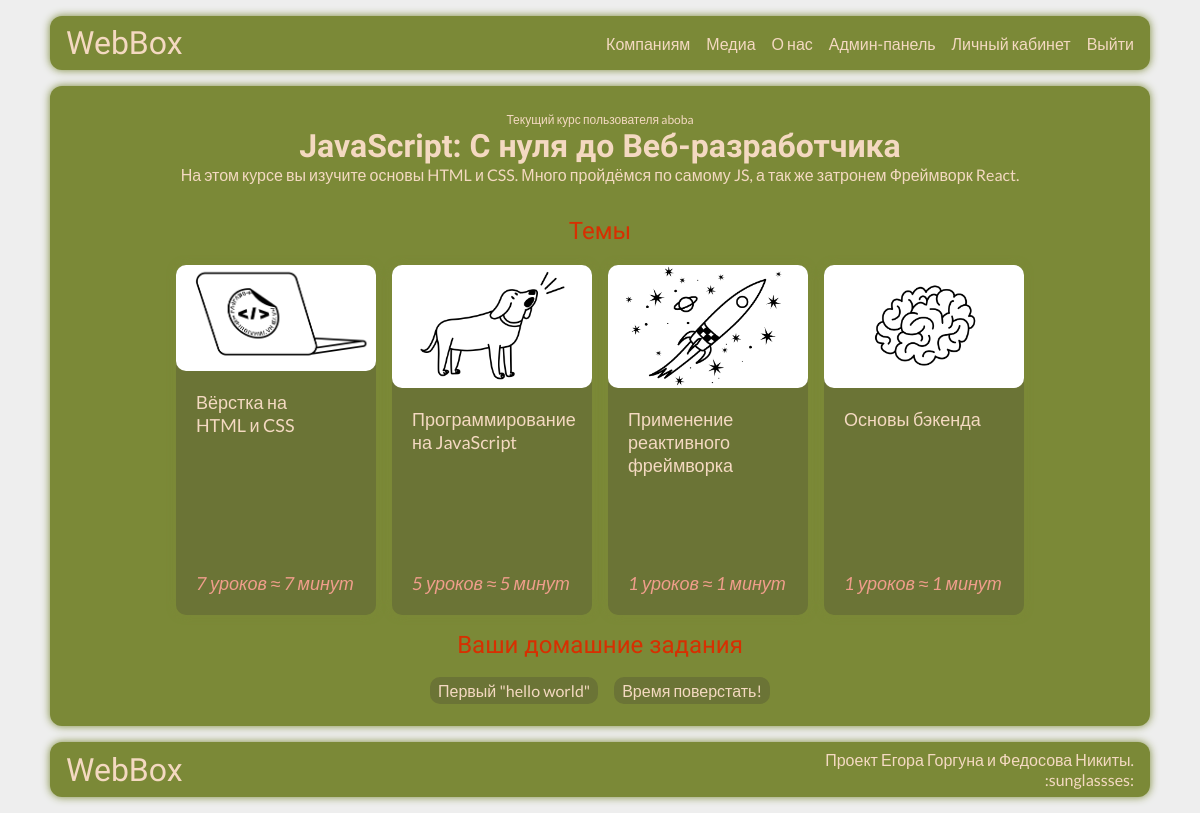
/u/ (signed in), run on an earlier commit of the app's database.
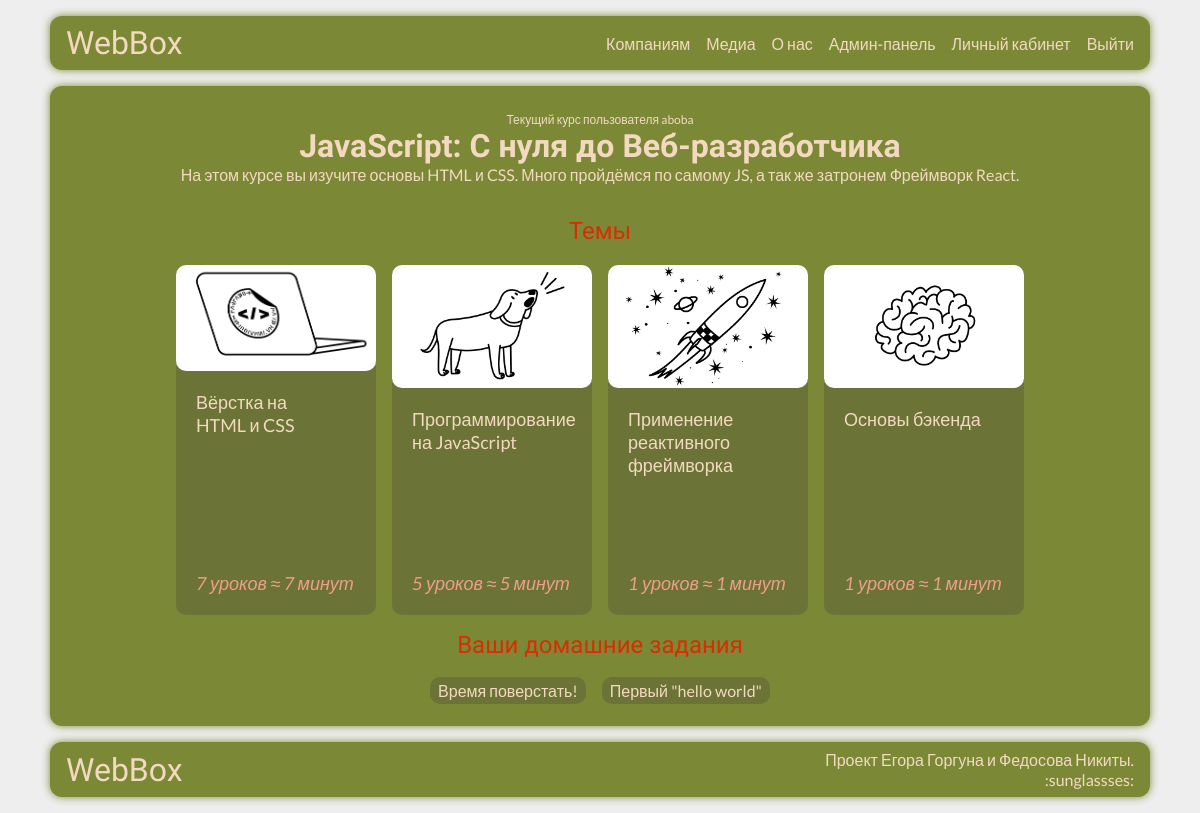
And on a later commit of the database.
### lessions/models.py (models this page shows, shortened)
class Theme(models.Model):
    name = models.CharField(max_length=255)
    lessions = models.ManyToManyField(Lession)
    short_name = models.CharField(max_length=20, default="none", verbose_name="Сокращенное название темы")
    cid = models.IntegerField(verbose_name="CID курса", help_text="значение устанавливает порядок в списке", default=0)
    image = models.ImageField(upload_to='base/img/themes/%Y/%m/%d', blank=True, null=True, verbose_name="Изображение темы")
    class Meta:
        verbose_name = 'Тема'
        verbose_name_plural = 'Темы'

### cabinet/models.py (models this page shows, shortened)
class Homework(models.Model):
    name = models.CharField(max_length=255, verbose_name="Название домашнего задания")
    file = models.CharField(max_length=255, verbose_name="Файл домашнего задания")
    points = models.IntegerField(verbose_name="Количество баллов")
    cid = models.IntegerField(verbose_name="CID дз", default=0,)
    class Meta:
        verbose_name = 'Домашнее задание'
        verbose_name_plural = 'Домашние задания'

### cabinet/views.py (the view)
# urls.py: path('', views.cabinet, name='index'),
@login_required(login_url='/a')
def cabinet(request):
    themes = Course.objects.all().filter(short_name=request.user.usercourses.course.short_name)[0].themes.all().order_by('cid')
    lens = [len(theme.lessions.all()) for theme in themes]
    homeworks = Course.objects.all().filter(short_name=request.user.usercourses.course.short_name)[0].homeworks.all().order_by('cid')
    return render(request, 'cabinet/cabinet.html', {'themes': zip(themes, lens), 'homeworks': homeworks})

### main/templates/cabinet/cabinet.html (shortened to what this page needs)
{% load static %}
{% load django_template_maths %}
<!DOCTYPE html>
<html>
<head>
    <link href="{% static "webbox/css/index.css" %}" rel="stylesheet">
</head>
<body>
    <div class="wrapper">
        <header class="header">
            <div class="header__logo">
                <p><a href="/">WebBox</a></p>
            </div>
            <div class="header__nav menu">
                    <ul class="menu-list">
                        <li class=""><a href="/#forcomp" class="menu-item">Компаниям</a></li>
                        <li class=""><a href="/#media" class="menu-item">Медиа</a></li>
                        <li class=""><a href="/#about" class="menu-item">О нас</a></li>
                        <li class=""><a href='/admin' class="menu-item">Админ-панель</a></li>
                        {% if user.is_authenticated %}
                            <li class=""><a href='/u' class="menu-item">Личный кабинет</a></li>
                            <li class=""><a href='/a/u' class="menu-item">Выйти</a></li>
                        {% else %}
                            <li class=""><a href='/a' class="menu-item">Войти</a></li>
                        {% endif %}
                    </ul>
            </div>
        </header>
    <main class="cabinet">
        {% if user.usercourses.course.short_name == 'none' %}
            <h3 class="nocurses">У вас нету курсов!</h3>
            <p class="nocursessmall">Приобрести их можно тут</p>
            <ul class="nocursesli" style="display: flex; justify-content: center; text-align: center; flex-direction: column; gap: 16px; padding: 16px;">
                <a style="width: 150px;" class="nocurses2 card-for-lessions" href="https://t.me/webboxa_bot">Телеграм бот</a>
                <a class="nocurses3 card-for-lessions" href="/p">Через сайт</a>
            </ul>
        {% else %}
            <p class="username">Текущий курс пользователя {{user.username}}</p>
            <h2 class="coursetitle">{{user.usercourses.course.title}}</h2>
            <p class="coursedesc">{{user.usercourses.course.description}}</p>
            {% if themes %}
            <div class="homework">Темы</div>
            <div class="courseslist">
            {% for theme, len in themes %}
                <a class="card-true"  href='/u/course/lessions/{{ theme.cid }}'>
                    <img src="{{theme.image.url}}" alt="IMAGE" style="width: 100%">
                    <div class="content-card-true">
                        <p>{{theme.name}}</p>
                        <p class="how-many">{{len}} уроков ≈ {{len|mul:5}} минут</p>
                    </div>
                </a>
            {% endfor %}
            </div>
        {% endif %}
            <div class="homework">Ваши домашние задания</div>
            {% if homeworks %}
            <ul class="courseslist">
            {% for homework in homeworks %}
                <li class="card hw">
                    <a href='/u/homework/{{user.usercourses.course.short_name}}/{{ homework.cid }}'>{{homework.name}}</a>
                </li>
                {% endfor %}
            {%else%}
            <p class="username">Нету! Вы круты :D</p>
            </ul>
        {% endif %}
        {% endif%}
    </main>
    <footer class="footer">
        <h5>WebBox</h5>
        <p>Проект Егора Горгуна и Федосова Никиты.<br>:sunglassses:</p>
    </footer>
</body>
</html>

What changed in the data, as far as the page shows it:
changed Homework "Время поверстать!": moves up the list
